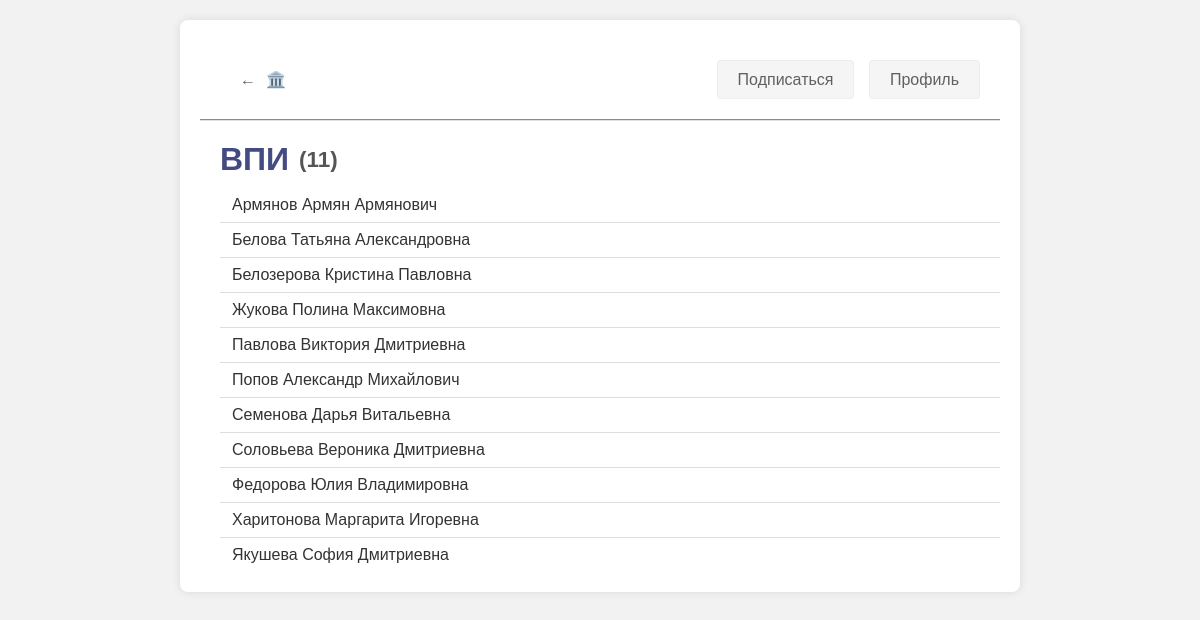
Page /view_group.php?gp=4 (signed in) on the committed database.
### tables this page shows
CREATE TABLE `groups` (
  `group_id` int NOT NULL,
  `group_name` text NOT NULL
);

CREATE TABLE `students` (
  `stud_id` int NOT NULL,
  `gp` int DEFAULT NULL,
  `name` varchar(255) DEFAULT NULL,
  `surname` varchar(255) DEFAULT NULL,
  `patronymic` varchar(255) DEFAULT NULL
);

### web/view_group.php (the view, shortened to what this page needs)
<!DOCTYPE html>
<html lang="en">
<head>
    <link rel="stylesheet" href="styles/view_group.css">
</head>
<body>
<?php
$host = 'MySQL-8.2';
$user = 'root';
$pass = '';
$db = 'site';
$connect = mysqli_connect($host, $user, $pass, $db);
?>
<div class="container">
    <div class="header">
        <div class="header-left">
            <a href="index.php" class="home-button"><div>←</div><div class="symbol">🏛️</div></a>
        </div>
        <div class="info">
            <a href="https://vk.com/donstu?from=groups" class="subscribe-button">Подписаться</a>
            <a href="profile.php" class="profile-button">Профиль</a>
        </div>
    </div>
    <?php
    $gp = $_SESSION['gp'];
    $gp_query = mysqli_query($connect, "SELECT * FROM `groups` WHERE `group_id` = '$gp'");
    $gp_data = mysqli_fetch_assoc($gp_query);
    ?>
    <div class="group-title-and-count">
        <?php
        $students_query = mysqli_query($connect, "SELECT COUNT(*) AS student_count FROM `students` WHERE `gp` = '$gp'");
        $students_data = mysqli_fetch_assoc($students_query);
        $student_count = $students_data['student_count'];
        ?>
        <h1>
            <?php echo htmlspecialchars($gp_data['group_name']); ?>
            <span class="student-count">(<?php echo $student_count; ?>)</span>
        </h1>
    </div>
    <div class="group-details">
        <ul class="student-list">
            <?php
            $students_query = mysqli_query($connect, "SELECT * FROM `students` WHERE `gp` = '$gp' ORDER BY `surname` ASC, `name` ASC, `patronymic` ASC");
            while ($student = mysqli_fetch_assoc($students_query)) {
                $surname = isset($student['surname']) ? htmlspecialchars($student['surname']) : '';
                $name = isset($student['name']) ? htmlspecialchars($student['name']) : '';
                $patronymic = isset($student['patronymic']) ? htmlspecialchars($student['patronymic']) : '';
                echo "<li class='student-item'>";
                echo "<span class='student-name'>" . $surname . ' ' . $name . ' ' . $patronymic . "</span>";
                echo "</li>";
            }
            ?>
        </ul>
    </div>
</div>
</body>
</html>

### web/styles/view_group.css (style rules this page uses)
body { font-family: 'Arial', sans-serif; background-color: #f2f2f2; color: #333; margin: 0; padding: 0; }
.container { max-width: 800px; margin: 20px auto; padding: 20px; background-color: #ffffff; border-radius: 8px; box-shadow: 0 0 10px rgba(0, 0, 0, 0.1); }
.header { border-width: 0; border-bottom-width: 2px; border-bottom-style:groove; border-bottom-color: rgb(223, 223, 223); color: #ffffff; padding: 20px 20px; margin-bottom: 20px; display: flex; justify-content: space-between; align-items: center; }
.header-left, .header-right { display: flex; align-items: center; }
.header-left a { display: flex; flex-direction: row; align-items: baseline; padding: 10px 20px; }
.symbol { margin-left: 10px; }
.header a { text-decoration: none; color: #606060; }
.home-button { padding: 12px 18px; border: none; border-radius: 4px; cursor: pointer; font-size: 16px; font-weight: 550; text-decoration: none; display: inline-block; }
.subscribe-button { border-width: 1px; border-style: ridge; border-radius: 4px; cursor: pointer; font-size: 1em; padding: 10px 20px; background-color: whitesmoke; margin-right: 10px; transition: background-color 1s ease; }
.profile-button { border-width: 1px; border-style: ridge; border-radius: 4px; cursor: pointer; font-size: 1em; padding: 10px 20px; background-color: whitesmoke; transition: background-color 1s ease; }
.group-details { margin-left: 20px; }
h1 { color: #444a82; margin-top: 0; margin-bottom: 10px; display: flex; align-items: center; }
.student-list { list-style-type: none; padding: 0; margin: 0; }
.student-item { padding: 8px 12px; border-bottom: 1px solid #ddd; display: flex; justify-content: space-between; align-items: center; }
.student-item:last-child { border-bottom: none; }
.student-name { display: block; color: #333; }
.student-count { font-size: 0.7em; color: #555; margin-left: 10px; }
.group-title-and-count { margin-left: 20px; }

### rows in the picture
groups: group_name "ВПИ"
students: surname "Армянов", name "Армян", patronymic "Армянович"
students: surname "Белова", name "Татьяна", patronymic "Александровна"
students: surname "Белозерова", name "Кристина", patronymic "Павловна"
students: surname "Жукова", name "Полина", patronymic "Максимовна"
students: surname "Павлова", name "Виктория", patronymic "Дмитриевна"
students: surname "Попов", name "Александр", patronymic "Михайлович"
students: surname "Семенова", name "Дарья", patronymic "Витальевна"
students: surname "Соловьева", name "Вероника", patronymic "Дмитриевна"
students: surname "Федорова", name "Юлия", patronymic "Владимировна"
students: surname "Харитонова", name "Маргарита", patronymic "Игоревна"
students: surname "Якушева", name "София", patronymic "Дмитриевна"

### other values in the picture
$student_count "11"
